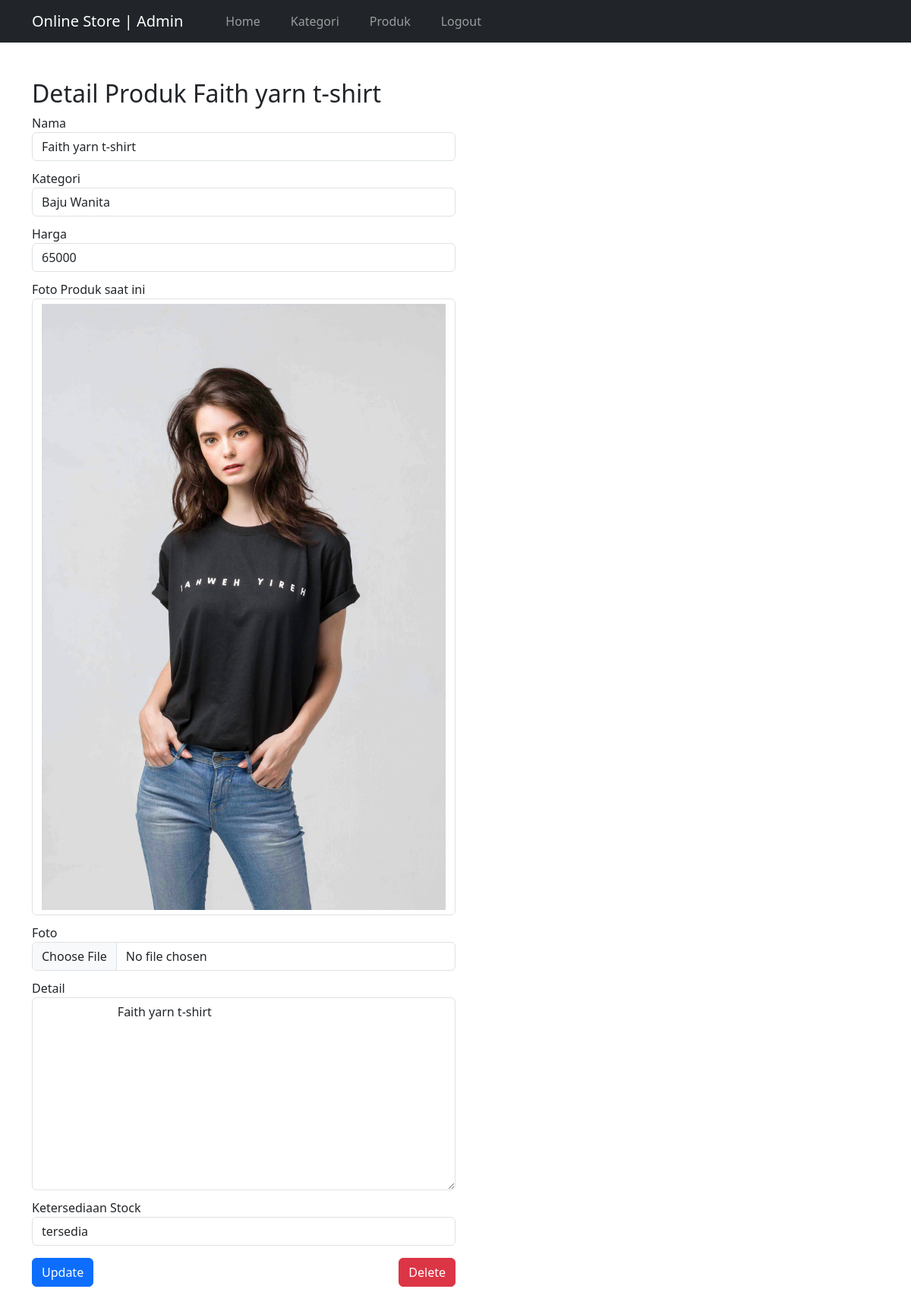
/adminpanel/produk-detail.php?p=2 (signed in), run on the app's committed database.
### tables this page shows
CREATE TABLE `produk`  (
  `id_produk` int NOT NULL AUTO_INCREMENT,
  `id_kategori` int NOT NULL,
  `nama` varchar(255) NOT NULL,
  `foto` varchar(255) NULL DEFAULT NULL,
  `detail` text NULL,
  `ketersediaan_stock` enum('tersedia','habis') NULL DEFAULT 'tersedia',
  `harga` double NOT NULL,
  PRIMARY KEY (`id_produk`) USING BTREE,
  INDEX `id_kategori_idx`(`id_kategori` ASC) USING BTREE INVISIBLE,
  CONSTRAINT `id_kategori` FOREIGN KEY (`id_kategori`) REFERENCES `kategori` (`id_kategori`) ON DELETE RESTRICT ON UPDATE RESTRICT
);

CREATE TABLE `kategori`  (
  `id_kategori` int NOT NULL AUTO_INCREMENT,
  `nama` varchar(100) NULL DEFAULT NULL,
  PRIMARY KEY (`id_kategori`) USING BTREE
);

### adminpanel/produk-detail.php (the view, shortened to what this page needs)
<?php
require "../koneksi.php";
$id = $_GET['p'];
$queryProd = mysqli_query($con, "SELECT a.*, b.nama AS nama_kategori FROM produk a JOIN kategori b ON a.id_kategori=b.id_kategori WHERE a.id_produk='$id'");
$data = mysqli_fetch_array($queryProd);
?>
<!DOCTYPE html>
<html lang="en">
<head>
    <link rel="stylesheet" href="../bootstrap/css/bootstrap.min.css">
</head>
<body>
    <?php require "navbar.php"; ?>
    <div class="container mt-5">
        <h2>Detail Produk <?php echo $data['nama']; ?></h2>
        <div class="col-12 col-md-6 mb-5">
            <form action="" method="post" enctype="multipart/form-data">
                <div>
                    <label for="nama">Nama</label>
                    <input type="text" name="nama" id="nama" class="form-control" autocomplete="off"
                        value="<?php echo $data['nama']; ?>">
                </div>
                <div>
                    <label for="kategori">Kategori</label>
                    <select name="kategori" id="kategori" class="form-control">
                        <option value="<?php echo $data['id_kategori']; ?>"><?php echo $data['nama_kategori']; ?></option>
                    </select>
                </div>
                <div>
                    <label for="" harga="">Harga</label>
                    <input type="number" name="harga" id="harga" class="form-control" value="<?php echo $data['harga']; ?>">
                </div>
                <div>
                    <label for="foto">Foto Produk saat ini</label>
                    <img src="../image/<?php echo $data['foto']; ?>" alt="" width="200px" class="form-control">
                </div>
                <div>
                    <label for="foto">Foto</label>
                    <input type="file" name="foto" id="foto" class="form-control" value="">
                </div>
                <div><label for="detail">Detail</label>
                    <textarea name="detail" id="detail" cols="30" rows="10" class="form-control">
                        <?php echo $data['detail']; ?>
                    </textarea>
                </div>
                <div><label for="ketersediaan_stock">Ketersediaan Stock</label>
                    <select name="ketersediaan_stock" id="ketersediaan_stock" class="form-control">
                        <option value="<?php echo $data['ketersediaan_stock'] ?>"><?php echo $data['ketersediaan_stock'] ?></option>
                    </select>
                </div>
                <div class="d-flex justify-content-between mt-3">
                    <button type="submit" class="btn btn-primary" name="updateBtn">Update</button>
                    <button type="submit" class="btn btn-danger" name="deleteBtn">Delete</button>
                </div>
            </form>
        </div>
    </div>
</body>
</html>

### adminpanel/produk-detail.php (style rules this page uses)
form div { margin-bottom: 11px; }

### data on the page
produk: nama "Faith yarn t-shirt", kategori "Baju Wanita", harga "65000", foto (picture), detail "Faith yarn t-shirt", ketersediaan_stock "tersedia"
